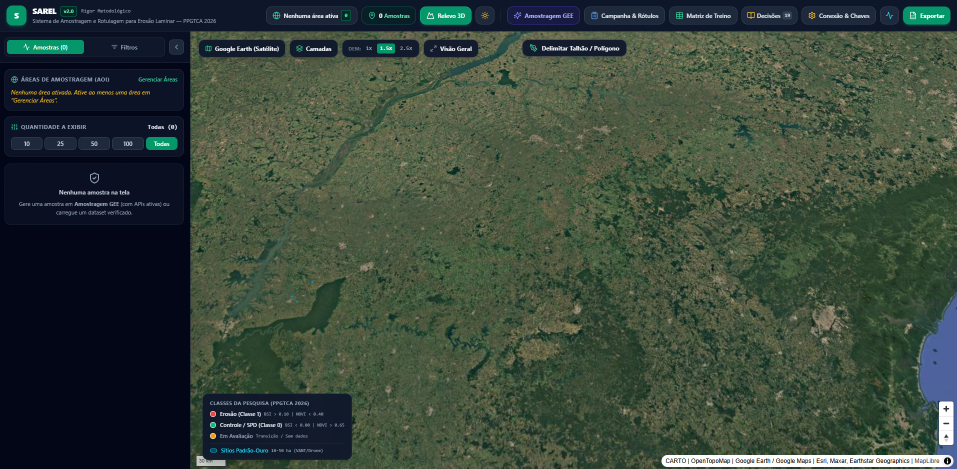
#> input picture docs/images/01-tela-principal.png, 1914 x 937 px, found by its file name (shown at 1/2 size)
$ python crop_sat.py
#> lines starting #> are read from the running program, lines starting #| are printed output that depends on the picture
from PIL import Image, ImageEnhance
import os
base = r"C:\Users\lalfr\Docs Fora do Ar\LUIS ALFREDO\01 - MESTRADO PPGTCA 2026\02 - PESQUISA EROSÃO LAMINAR\geolocalizacao-erosao-propriedade"
src = os.path.join(base, "docs", "figuras", "interface", "01-tela-principal.png")
out = os.path.join(base, "docs", "assets")
os.makedirs(out, exist_ok=True)
im = Image.open(src).convert("RGB")
print("source", im.size)
#| source (1914, 937)
specs = {
  "satelite-projeto.jpg": ((390, 120, 1900, 760), (1500, 640)),
  "satelite-amostragem.jpg": ((650, 150, 1500, 760), (1200, 860)),
  "satelite-campo.jpg": ((850, 220, 1350, 720), (900, 900)),
}
for name, (box, size) in specs.items():
    crop = im.crop(box).resize(size, Image.LANCZOS)
    crop = ImageEnhance.Contrast(crop).enhance(1.05)
    p = os.path.join(out, name)
    crop.save(p, "JPEG", quality=88, optimize=True)
    print(name, crop.size, os.path.getsize(p))
#> this loop made 3 passes
#> pass 1, `crop = im.crop(box).resize(size, Image.LANCZOS)`:
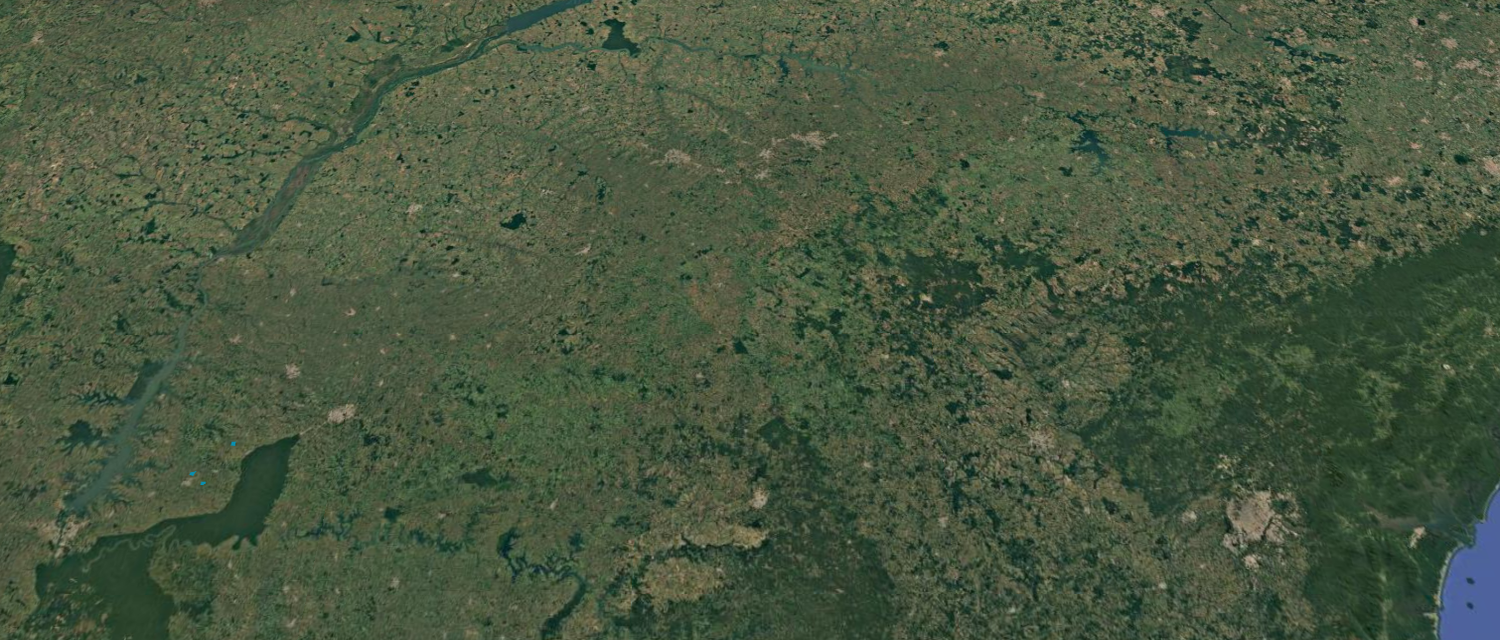
#> crop: PIL image 1500x640 RGB; mean R, G, B 72.7, 87.2, 64
#> pass 2, `crop = im.crop(box).resize(size, Image.LANCZOS)`:
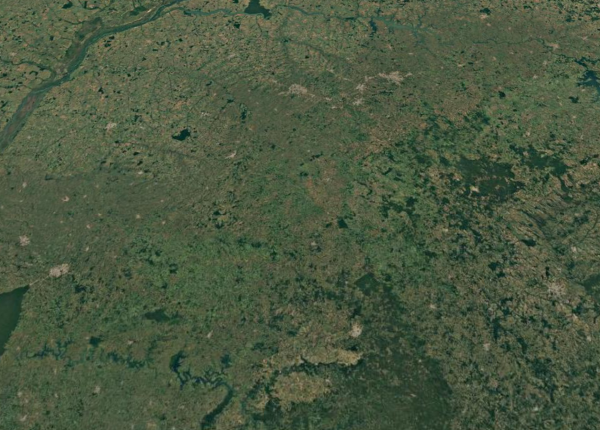
#> crop: PIL image 1200x860 RGB (shown at 1/2 size); mean R, G, B 74.2, 88.2, 64.2
#> after the loop:
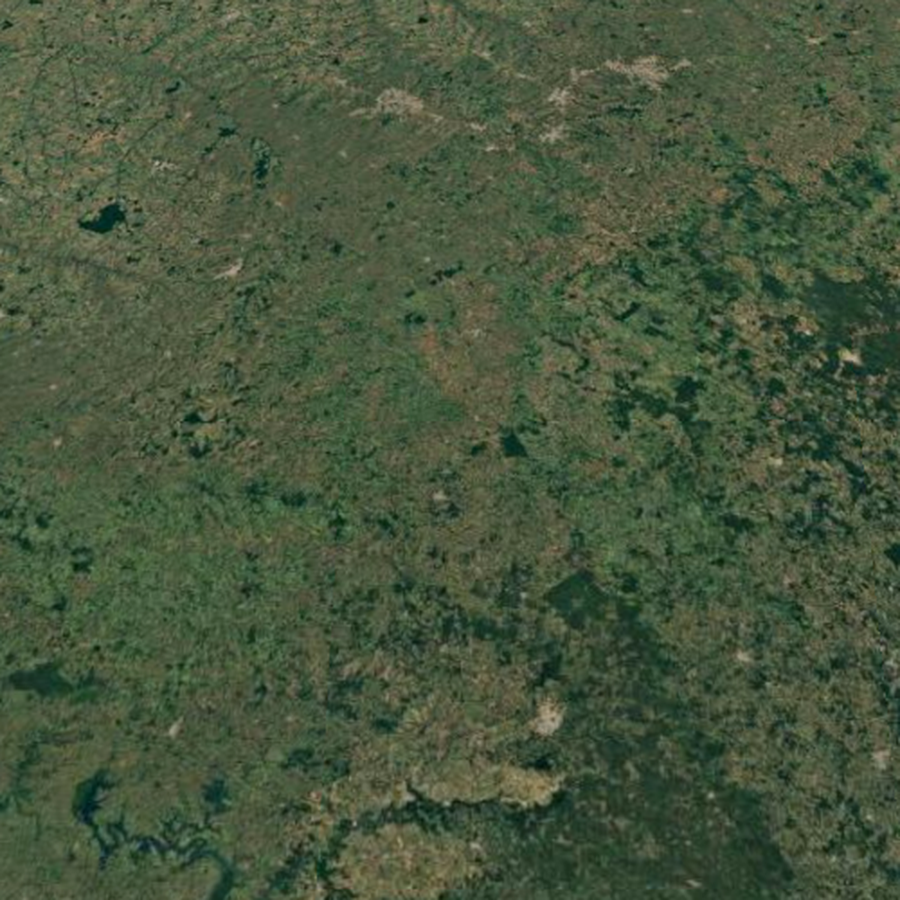
#> crop: PIL image 900x900 RGB; mean R, G, B 71.6, 86.6, 61.3

$ run again, with docs/images/01_tela_principal_dashboard.png copied over docs/images/01-tela-principal.png
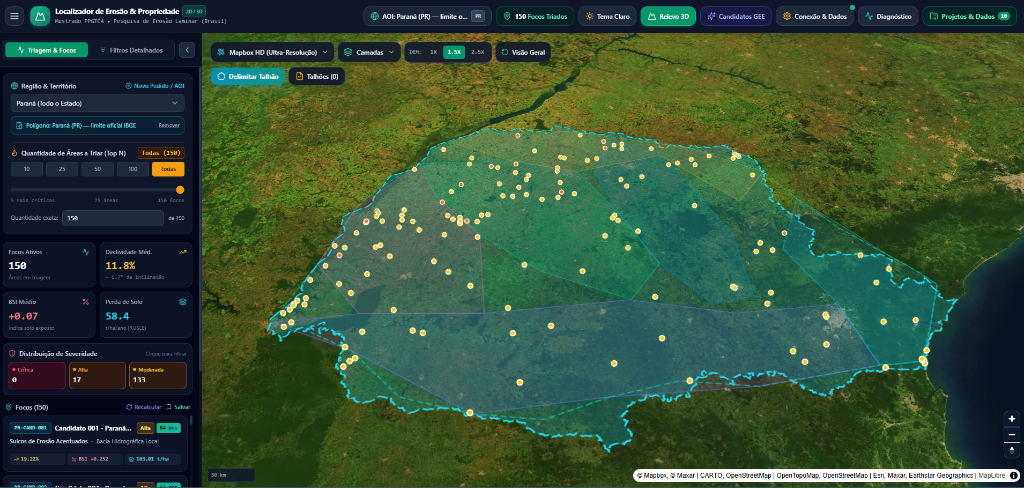
#> input picture docs/images/01_tela_principal_dashboard.png, 1024 x 488 px, found by its file name
#| source (1024, 488)
#> the loop `for name, (box, size) in specs.items():` made 3 passes
#> pass 1, `crop = im.crop(box).resize(size, Image.LANCZOS)`:
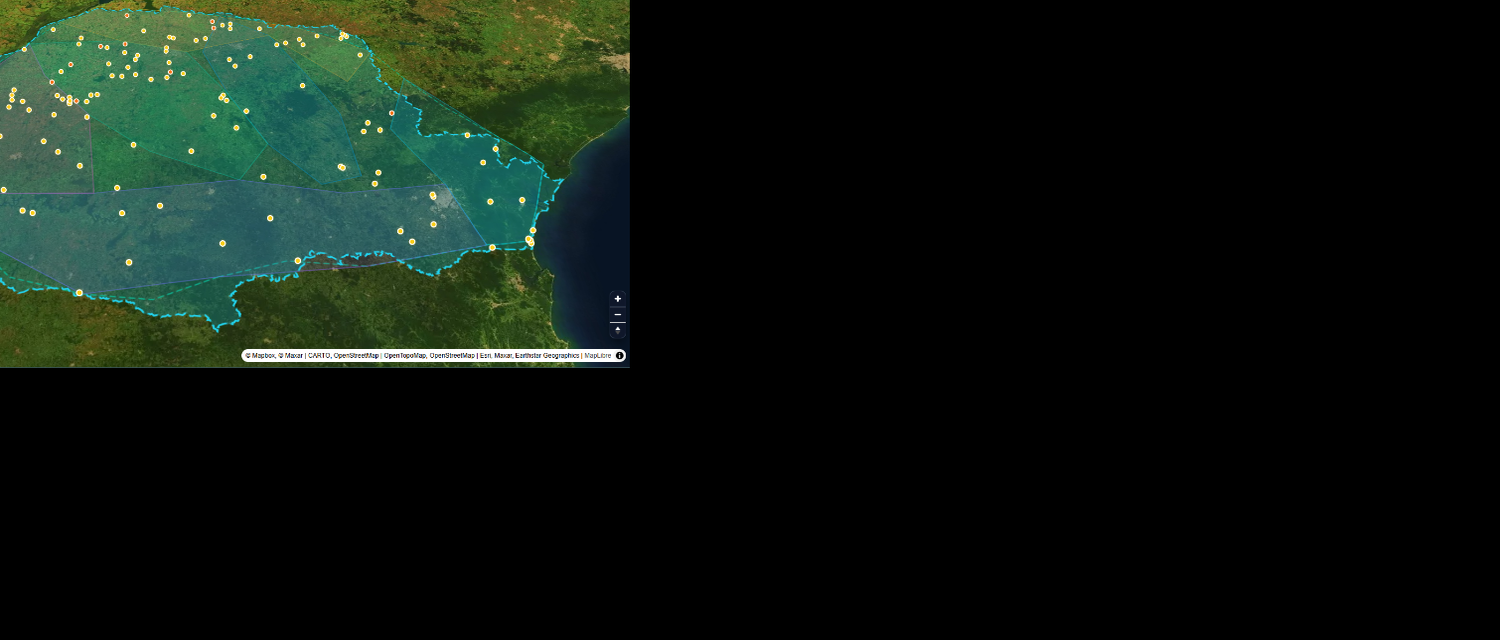
#> crop: PIL image 1500x640 RGB; mean R, G, B 13.8, 23.1, 16.1
#> after the loop `for name, (box, size) in specs.items():`:
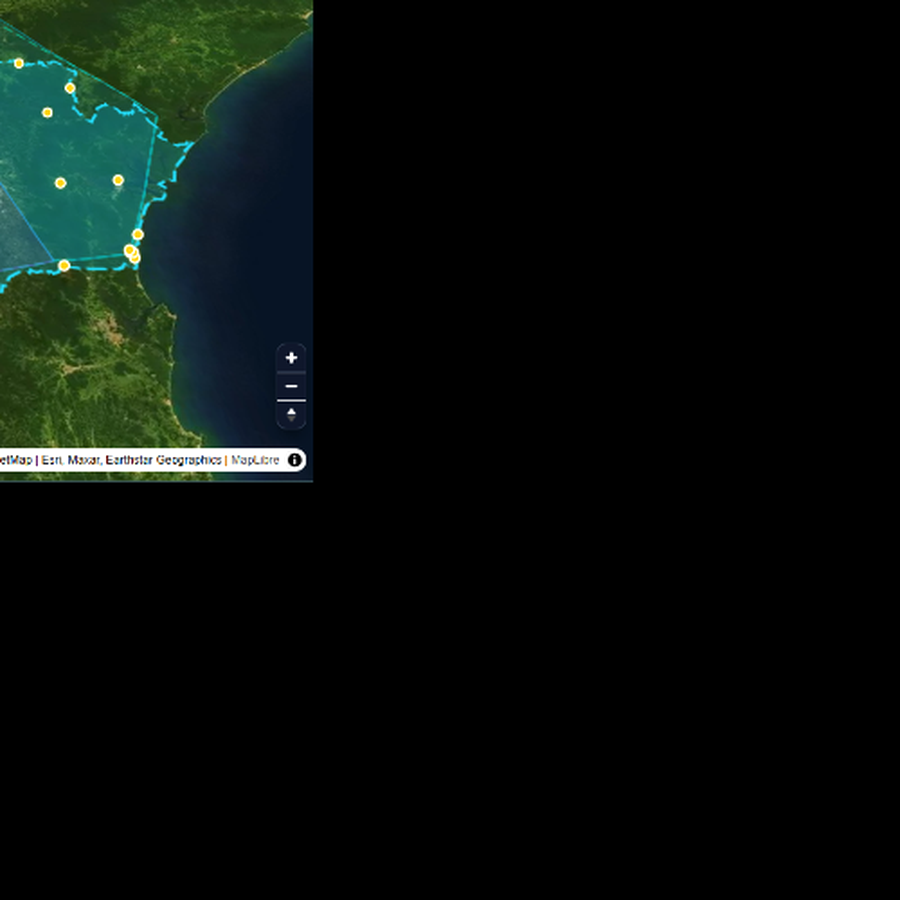
#> crop: PIL image 900x900 RGB; mean R, G, B 7.8, 14, 10.9
